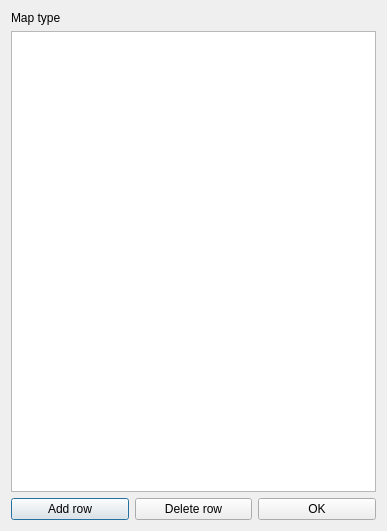
<?xml version="1.0" encoding="UTF-8"?>
<ui version="4.0">
 <class>AccountMapDialog</class>
 <widget class="QDialog" name="AccountMapDialog">
  <property name="geometry">
   <rect>
    <x>0</x>
    <y>0</y>
    <width>387</width>
    <height>531</height>
   </rect>
  </property>
  <property name="windowTitle">
   <string>Account Map</string>
  </property>
  <layout class="QVBoxLayout" name="verticalLayout">
   <item>
    <widget class="QLabel" name="mapTypeLabel">
     <property name="text">
      <string>Map type</string>
     </property>
    </widget>
   </item>
   <item>
    <widget class="QTableWidget" name="accountMapTableWidget"/>
   </item>
   <item>
    <layout class="QHBoxLayout" name="horizontalLayout">
     <item>
      <widget class="QPushButton" name="addRowBtn">
       <property name="text">
        <string>Add row</string>
       </property>
      </widget>
     </item>
     <item>
      <widget class="QPushButton" name="deleteRowBtn">
       <property name="text">
        <string>Delete row</string>
       </property>
      </widget>
     </item>
     <item>
      <widget class="QPushButton" name="okBtn">
       <property name="text">
        <string>OK</string>
       </property>
      </widget>
     </item>
    </layout>
   </item>
  </layout>
 </widget>
 <resources/>
 <connections>
  <connection>
   <sender>okBtn</sender>
   <signal>clicked()</signal>
   <receiver>AccountMapDialog</receiver>
   <slot>accept()</slot>
   <hints>
    <hint type="sourcelabel">
     <x>295</x>
     <y>507</y>
    </hint>
    <hint type="destinationlabel">
     <x>300</x>
     <y>525</y>
    </hint>
   </hints>
  </connection>
 </connections>
</ui>
